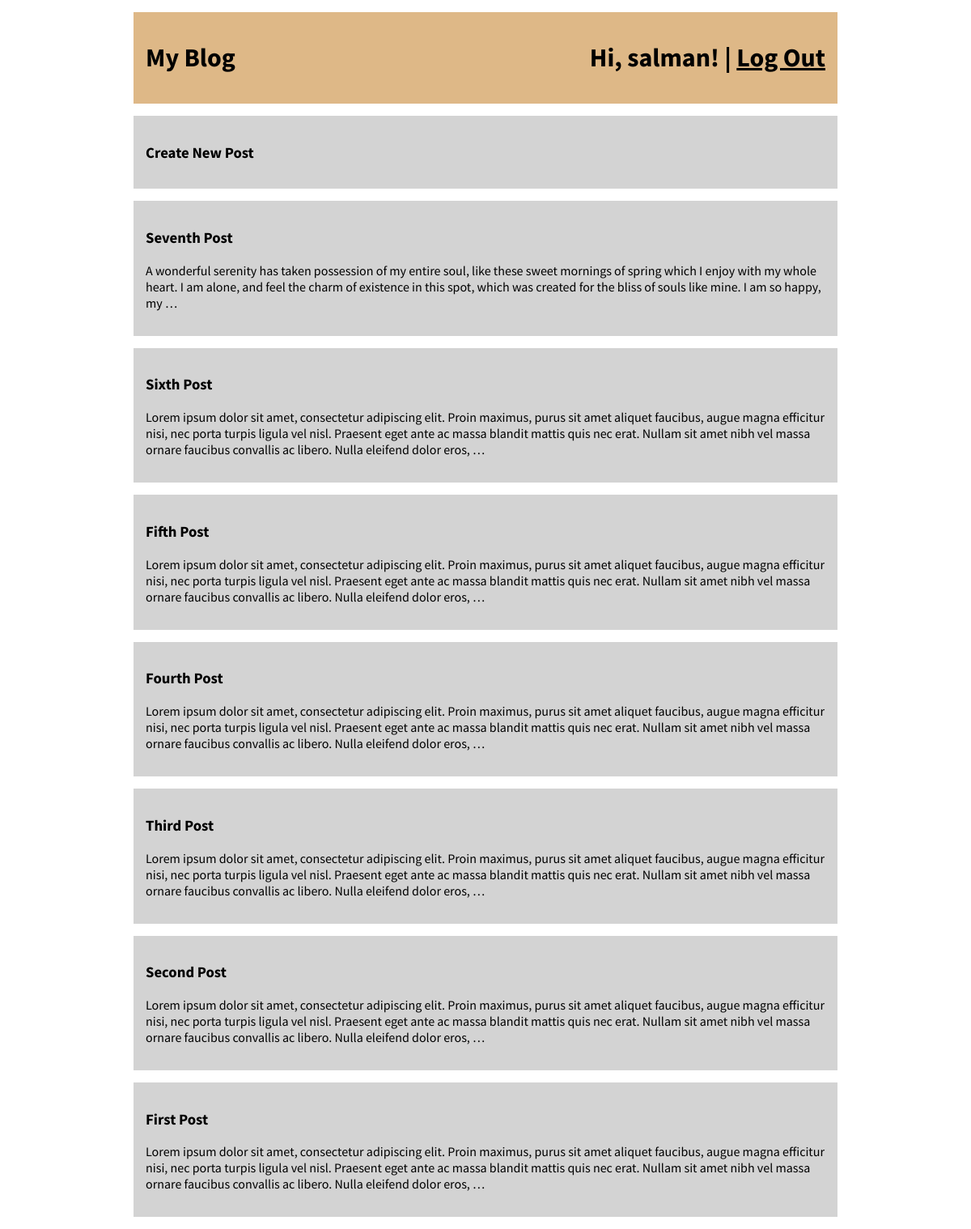
The app's page / (signed in) with its own data.
### main/models.py (models this page shows, shortened)
class BlogPost(models.Model):
    title = models.CharField(max_length=100)
    body = models.TextField()
    publication_date = models.DateTimeField(default=timezone.now)
    author = models.ForeignKey(
        to=settings.AUTH_USER_MODEL,
        on_delete=models.SET(get_deleted_user),
    )

### main/views.py (the view)
# urls.py: path('', HomePageView.as_view(), name='homepage'),
class HomePageView(ListView):
    def get_queryset(self):
        return BlogPost.objects.order_by('-publication_date')

### main/templates/main/blogpost_list.html
{% extends 'main/base.html' %}
{% block content %}
    {% if user.is_authenticated %}
        <a href="{% url 'main:post_create'%}">
            <div class="item">
                <h3>Create New Post</h3>
            </div>
        </a>
    {% endif %}
    {% for post in blogpost_list %}
        <a href="{% url 'main:post_detail' post.pk %}">
            <div class="item">
                <h3>{{ post.title|escape }}</h3>
                {{ post.body|truncatewords:50|escape|linebreaks }}
            </div>
        </a>
    {% endfor %}
{% endblock content %}

### main/templates/main/base.html (shortened to what this page needs)
{% load static %}
<html>
<head>
    <link href="{% static 'main/style.css' %}" rel="stylesheet">
</head>
<body>
<header>
    <div class="nav-left">
        <h1><a href="{% url 'main:homepage' %}">My Blog</a></h1>
    </div>
    <div class="nav-right">
        <h1>
            {% if user.is_authenticated %}
                Hi, {{ user.username }}! | <a href="{% url 'logout' %}">Log Out</a>
            {% else %}
                <a href="{% url 'login' %}">Log In</a> | <a href="{% url 'accounts:signup' %}">Sign Up</a>
            {% endif %}
        </h1>
    </div>
</header>
<div>
    {% block content %}
    {% endblock content %}
</div>
</body>
</html>

### main/static/main/style.css (style rules this page uses)
body { font-family: 'Source Sans Pro', sans-serif; width: 900px; margin-left: auto; margin-right: auto; }
header { background: burlywood; padding: 15px; margin: 15px; display: flex; }
a, a:visited { color: black; text-decoration: none; }
.item { background: lightgray; margin: 15px; padding: 15px; }
.nav-left { margin-right: auto; }
.nav-right { display: flex; }
.nav-right h1 a { text-decoration: black underline; }

### records on screen
BlogPost: title "Seventh Post", body "A wonderful serenity has taken possession of my entire soul, like these sweet mornings of spring which I enjoy with my whole heart. I am alone, and feel the charm of existence in this spot, which was created for the bliss of souls like mine. I am so happy, my …"
BlogPost: title "Sixth Post", body "Lorem ipsum dolor sit amet, consectetur adipiscing elit. Proin maximus, purus sit amet aliquet faucibus, augue magna efficitur nisi, nec porta turpis ligula vel nisl. Praesent eget ante ac massa blandit mattis quis nec erat. Nullam sit amet nibh vel massa ornare faucibus convallis ac libero. Nulla eleifend dolor eros, …"
BlogPost: title "Fifth Post", body "Lorem ipsum dolor sit amet, consectetur adipiscing elit. Proin maximus, purus sit amet aliquet faucibus, augue magna efficitur nisi, nec porta turpis ligula vel nisl. Praesent eget ante ac massa blandit mattis quis nec erat. Nullam sit amet nibh vel massa ornare faucibus convallis ac libero. Nulla eleifend dolor eros, …"
BlogPost: title "Fourth Post", body "Lorem ipsum dolor sit amet, consectetur adipiscing elit. Proin maximus, purus sit amet aliquet faucibus, augue magna efficitur nisi, nec porta turpis ligula vel nisl. Praesent eget ante ac massa blandit mattis quis nec erat. Nullam sit amet nibh vel massa ornare faucibus convallis ac libero. Nulla eleifend dolor eros, …"
BlogPost: title "Third Post", body "Lorem ipsum dolor sit amet, consectetur adipiscing elit. Proin maximus, purus sit amet aliquet faucibus, augue magna efficitur nisi, nec porta turpis ligula vel nisl. Praesent eget ante ac massa blandit mattis quis nec erat. Nullam sit amet nibh vel massa ornare faucibus convallis ac libero. Nulla eleifend dolor eros, …"
BlogPost: title "Second Post", body "Lorem ipsum dolor sit amet, consectetur adipiscing elit. Proin maximus, purus sit amet aliquet faucibus, augue magna efficitur nisi, nec porta turpis ligula vel nisl. Praesent eget ante ac massa blandit mattis quis nec erat. Nullam sit amet nibh vel massa ornare faucibus convallis ac libero. Nulla eleifend dolor eros, …"
BlogPost: title "First Post", body "Lorem ipsum dolor sit amet, consectetur adipiscing elit. Proin maximus, purus sit amet aliquet faucibus, augue magna efficitur nisi, nec porta turpis ligula vel nisl. Praesent eget ante ac massa blandit mattis quis nec erat. Nullam sit amet nibh vel massa ornare faucibus convallis ac libero. Nulla eleifend dolor eros, …"

### other values on screen
{{ user.username }} "salman"
